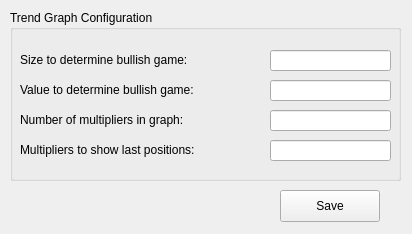
<?xml version="1.0" encoding="UTF-8"?>
<ui version="4.0">
 <class>ConfigurationsDesigner</class>
 <widget class="QWidget" name="ConfigurationsDesigner">
  <property name="geometry">
   <rect>
    <x>0</x>
    <y>0</y>
    <width>412</width>
    <height>234</height>
   </rect>
  </property>
  <property name="minimumSize">
   <size>
    <width>412</width>
    <height>234</height>
   </size>
  </property>
  <property name="maximumSize">
   <size>
    <width>412</width>
    <height>234</height>
   </size>
  </property>
  <property name="windowTitle">
   <string>Form</string>
  </property>
  <widget class="QGroupBox" name="groupBox">
   <property name="geometry">
    <rect>
     <x>10</x>
     <y>10</y>
     <width>391</width>
     <height>171</height>
    </rect>
   </property>
   <property name="title">
    <string>Trend Graph Configuration</string>
   </property>
   <widget class="QLineEdit" name="txt_len_bullish_game">
    <property name="geometry">
     <rect>
      <x>260</x>
      <y>40</y>
      <width>121</width>
      <height>21</height>
     </rect>
    </property>
    <property name="inputMethodHints">
     <set>Qt::ImhDigitsOnly</set>
    </property>
   </widget>
   <widget class="QLabel" name="lbl_len_bullish_game">
    <property name="geometry">
     <rect>
      <x>10</x>
      <y>40</y>
      <width>240</width>
      <height>20</height>
     </rect>
    </property>
    <property name="text">
     <string>Size to determine bullish game:</string>
    </property>
   </widget>
   <widget class="QLabel" name="lbl_value_bullish_game">
    <property name="geometry">
     <rect>
      <x>10</x>
      <y>70</y>
      <width>240</width>
      <height>20</height>
     </rect>
    </property>
    <property name="text">
     <string>Value to determine bullish game:</string>
    </property>
   </widget>
   <widget class="QLabel" name="lbl_num_multiplier_in_bar">
    <property name="geometry">
     <rect>
      <x>10</x>
      <y>100</y>
      <width>240</width>
      <height>20</height>
     </rect>
    </property>
    <property name="text">
     <string>Number of multipliers in graph:</string>
    </property>
   </widget>
   <widget class="QLineEdit" name="txt_value_bullish_game">
    <property name="geometry">
     <rect>
      <x>260</x>
      <y>70</y>
      <width>121</width>
      <height>21</height>
     </rect>
    </property>
    <property name="inputMethodHints">
     <set>Qt::ImhDigitsOnly</set>
    </property>
   </widget>
   <widget class="QLineEdit" name="txt_num_multiplier_in_bar">
    <property name="geometry">
     <rect>
      <x>260</x>
      <y>100</y>
      <width>121</width>
      <height>21</height>
     </rect>
    </property>
    <property name="inputMethodHints">
     <set>Qt::ImhDigitsOnly</set>
    </property>
   </widget>
   <widget class="QLineEdit" name="txt_multipliers_to_show">
    <property name="geometry">
     <rect>
      <x>260</x>
      <y>130</y>
      <width>121</width>
      <height>21</height>
     </rect>
    </property>
    <property name="inputMethodHints">
     <set>Qt::ImhDigitsOnly</set>
    </property>
   </widget>
   <widget class="QLabel" name="lbl_multipliers_to_show">
    <property name="geometry">
     <rect>
      <x>10</x>
      <y>130</y>
      <width>240</width>
      <height>20</height>
     </rect>
    </property>
    <property name="text">
     <string>Multipliers to show last positions:</string>
    </property>
   </widget>
  </widget>
  <widget class="QPushButton" name="btn_save">
   <property name="geometry">
    <rect>
     <x>280</x>
     <y>190</y>
     <width>100</width>
     <height>32</height>
    </rect>
   </property>
   <property name="text">
    <string>Save</string>
   </property>
  </widget>
 </widget>
 <resources/>
 <connections/>
</ui>
